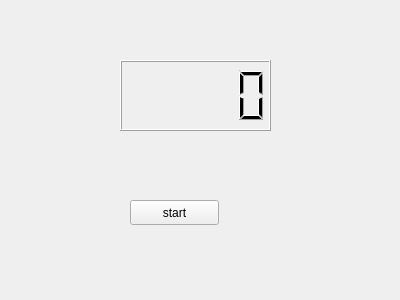
<?xml version="1.0" encoding="UTF-8"?>
<ui version="4.0">
 <class>MyWidget</class>
 <widget class="QWidget" name="MyWidget">
  <property name="geometry">
   <rect>
    <x>0</x>
    <y>0</y>
    <width>400</width>
    <height>300</height>
   </rect>
  </property>
  <property name="windowTitle">
   <string>MyWidget</string>
  </property>
  <widget class="QPushButton" name="pushButton">
   <property name="geometry">
    <rect>
     <x>130</x>
     <y>200</y>
     <width>89</width>
     <height>25</height>
    </rect>
   </property>
   <property name="text">
    <string>start</string>
   </property>
  </widget>
  <widget class="QLCDNumber" name="lcdNumber">
   <property name="geometry">
    <rect>
     <x>120</x>
     <y>60</y>
     <width>151</width>
     <height>71</height>
    </rect>
   </property>
  </widget>
 </widget>
 <layoutdefault spacing="6" margin="11"/>
 <resources/>
 <connections/>
</ui>
